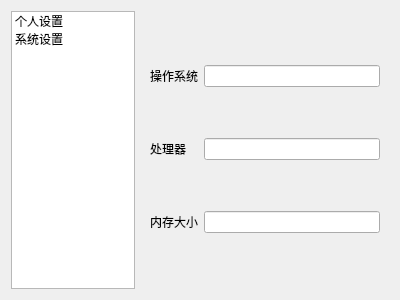
<?xml version="1.0" encoding="UTF-8"?>
<ui version="4.0">
 <class>Form</class>
 <widget class="QWidget" name="Form">
  <property name="geometry">
   <rect>
    <x>0</x>
    <y>0</y>
    <width>400</width>
    <height>300</height>
   </rect>
  </property>
  <property name="windowTitle">
   <string>Form</string>
  </property>
  <layout class="QHBoxLayout" name="horizontalLayout">
   <item>
    <widget class="QListWidget" name="listWidget">
     <property name="sizePolicy">
      <sizepolicy hsizetype="Expanding" vsizetype="Expanding">
       <horstretch>1</horstretch>
       <verstretch>0</verstretch>
      </sizepolicy>
     </property>
     <item>
      <property name="text">
       <string>个人设置</string>
      </property>
     </item>
     <item>
      <property name="text">
       <string>系统设置</string>
      </property>
     </item>
    </widget>
   </item>
   <item>
    <widget class="QStackedWidget" name="stackedWidget">
     <property name="sizePolicy">
      <sizepolicy hsizetype="Preferred" vsizetype="Preferred">
       <horstretch>2</horstretch>
       <verstretch>0</verstretch>
      </sizepolicy>
     </property>
     <property name="currentIndex">
      <number>1</number>
     </property>
     <widget class="QWidget" name="page">
      <layout class="QGridLayout" name="gridLayout">
       <item row="0" column="0">
        <widget class="QLabel" name="label">
         <property name="text">
          <string>姓名</string>
         </property>
        </widget>
       </item>
       <item row="0" column="1">
        <widget class="QLineEdit" name="lineEdit"/>
       </item>
       <item row="1" column="0">
        <widget class="QLabel" name="label_2">
         <property name="text">
          <string>性别</string>
         </property>
        </widget>
       </item>
       <item row="1" column="1">
        <widget class="QLineEdit" name="lineEdit_2"/>
       </item>
       <item row="2" column="0">
        <widget class="QLabel" name="label_3">
         <property name="text">
          <string>年龄</string>
         </property>
        </widget>
       </item>
       <item row="2" column="1">
        <widget class="QLineEdit" name="lineEdit_3"/>
       </item>
      </layout>
     </widget>
     <widget class="QWidget" name="page_3">
      <layout class="QGridLayout" name="gridLayout_2">
       <item row="0" column="0">
        <widget class="QLabel" name="label_4">
         <property name="text">
          <string>操作系统</string>
         </property>
        </widget>
       </item>
       <item row="0" column="1">
        <widget class="QLineEdit" name="lineEdit_4"/>
       </item>
       <item row="1" column="0">
        <widget class="QLabel" name="label_5">
         <property name="text">
          <string>处理器</string>
         </property>
        </widget>
       </item>
       <item row="1" column="1">
        <widget class="QLineEdit" name="lineEdit_5"/>
       </item>
       <item row="2" column="0">
        <widget class="QLabel" name="label_6">
         <property name="text">
          <string>内存大小</string>
         </property>
        </widget>
       </item>
       <item row="2" column="1">
        <widget class="QLineEdit" name="lineEdit_6"/>
       </item>
      </layout>
     </widget>
     <widget class="QWidget" name="page_2"/>
    </widget>
   </item>
  </layout>
 </widget>
 <resources/>
 <connections>
  <connection>
   <sender>listWidget</sender>
   <signal>currentRowChanged(int)</signal>
   <receiver>stackedWidget</receiver>
   <slot>setCurrentIndex(int)</slot>
   <hints>
    <hint type="sourcelabel">
     <x>61</x>
     <y>66</y>
    </hint>
    <hint type="destinationlabel">
     <x>234</x>
     <y>49</y>
    </hint>
   </hints>
  </connection>
 </connections>
</ui>
